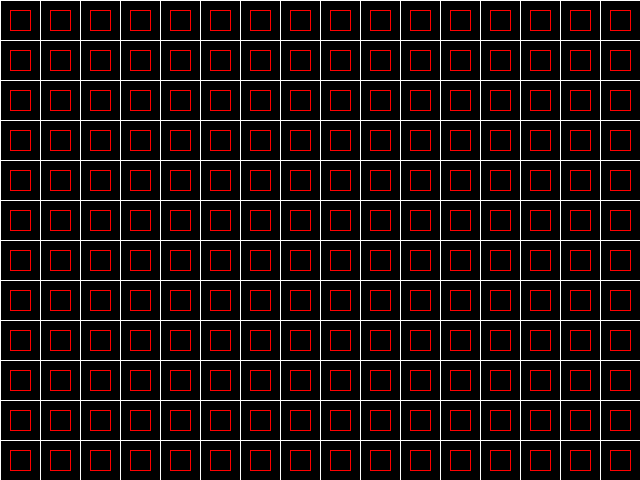
Frame 1 (no input)
Frame 60 (the mouse pressed at the canvas centre just before this capture): identical to frame 1, image omitted
Frame 120 (the mouse held since frame 60 and released just before this capture): identical to frame 1, image omitted

The Processing sketch that drew this single still picture (run headless with seeded random() and noise(); from frame 60 on, the mouse is pressed at the canvas centre):

// Processing sketch: w4_nestedFor_stp_2
// ── w4_nestedFor_stp_2.pde
float tileSize;
float spacing;

void setup() {
  size(640, 480);
  tileSize = 20;
  spacing = 40;
  rectMode(CENTER);
}

void draw() {
  background(0);
  for (int row = 0;
    row < height;
    row += spacing) {
    for (int column = 0;
      column < width;
      column += spacing) {
      int x = column;
      int y = row;
      noFill();
      stroke(255);
      square(x + spacing * .5,
        y + spacing * .5,
        spacing);
      stroke(255, 0, 0);
      square(x + spacing * .5,
        y + spacing * .5,
        tileSize);
    }
  }
}
